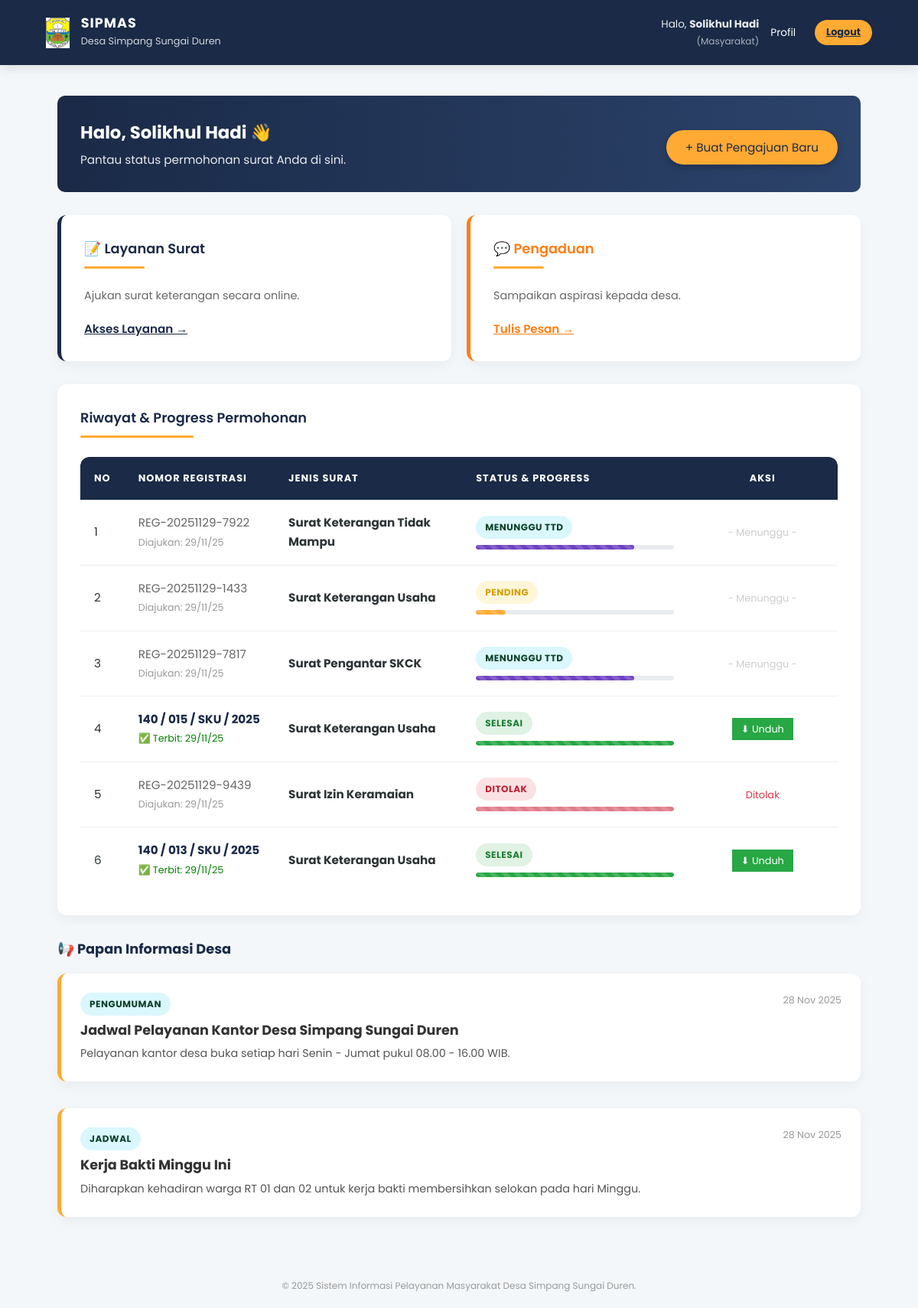
Page /index.php?page=dashboard_warga (signed in) on the committed database.
### tables this page shows
CREATE TABLE `permohonan` (
  `id` int(11) NOT NULL,
  `user_id` int(11) NOT NULL,
  `layanan_id` int(11) NOT NULL,
  `nomor_tiket` varchar(50) NOT NULL,
  `data_pengaju` text DEFAULT NULL,
  `status` enum('pending','verifikasi_admin','menunggu_kades','disetujui','ditolak','selesai') DEFAULT 'pending',
  `diverifikasi_oleh_admin_id` int(11) DEFAULT NULL,
  `disetujui_oleh_kades_id` int(11) DEFAULT NULL,
  `ditolak_oleh_admin_id` int(11) DEFAULT NULL,
  `keterangan_status` text DEFAULT NULL,
  `status_arsip` tinyint(1) DEFAULT 0,
  `created_at` timestamp NOT NULL DEFAULT current_timestamp(),
  `updated_at` timestamp NOT NULL DEFAULT current_timestamp() ON UPDATE current_timestamp()
);

CREATE TABLE `jenis_layanan` (
  `id` int(11) NOT NULL,
  `nama_layanan` varchar(100) NOT NULL,
  `kode_surat` varchar(20) NOT NULL,
  `syarat_dokumen` text DEFAULT NULL,
  `is_active` tinyint(1) DEFAULT 1
);

CREATE TABLE `surat_digital` (
  `id` int(11) NOT NULL,
  `permohonan_id` int(11) NOT NULL,
  `nomor_surat_resmi` varchar(100) NOT NULL,
  `isi_surat` text NOT NULL,
  `tanggal_dibuat` timestamp NOT NULL DEFAULT current_timestamp()
);

CREATE TABLE `informasi` (
  `id` int(11) NOT NULL,
  `judul` varchar(200) NOT NULL,
  `kategori` enum('Pengumuman','Berita','Jadwal') NOT NULL,
  `isi_konten` text NOT NULL,
  `tanggal_posting` datetime DEFAULT current_timestamp(),
  `created_by` int(11) NOT NULL
);

### controllers/PermohonanController.php (called while the page is built, shortened)
<?php
class PermohonanController {
    private $conn;
    public function __construct($db) {
        $this->conn = $db;
    }
    public function getRiwayatUser($userId) {
        $query = "SELECT p.*, l.nama_layanan, sd.nomor_surat_resmi
                  FROM permohonan p
                  JOIN jenis_layanan l ON p.layanan_id = l.id
                  LEFT JOIN surat_digital sd ON sd.permohonan_id = p.id
                  WHERE p.user_id = ?
                  ORDER BY p.created_at DESC";
        $stmt = $this->conn->prepare($query);
        $stmt->execute([$userId]);
        return $stmt->fetchAll();
    }
}
?>

### controllers/InfoController.php (called while the page is built, shortened)
<?php
class InfoController {
    private $conn;
    public function __construct($db) {
        $this->conn = $db;
    }
    public function getAllInfo() {
        $query = "SELECT i.*, u.nama_lengkap as penulis
                  FROM informasi i
                  JOIN users u ON i.created_by = u.id
                  ORDER BY i.tanggal_posting DESC";
        $stmt = $this->conn->prepare($query);
        $stmt->execute();
        return $stmt->fetchAll();
    }
}
?>

### views/masyarakat/dashboard.php (the view, shortened to what this page needs)
<section>
    <div style="background: linear-gradient(to right, #1a2a47, #2c436b); color: white; padding: 30px; border-radius: 10px; margin-bottom: 30px; display: flex; justify-content: space-between; align-items: center; flex-wrap: wrap;">
        <div>
            <h2 style="margin: 0; color: white;">Halo, <?= htmlspecialchars($_SESSION['nama']) ?> 👋</h2>
            <p style="margin: 5px 0 0; opacity: 0.9;">Pantau status permohonan surat Anda di sini.</p>
        </div>
        <div style="margin-top: 10px;">
            <a href="index.php?page=ajukan_surat" class="btn-warning" style="padding: 12px 25px; border-radius: 30px; text-decoration: none; box-shadow: 0 4px 10px rgba(0,0,0,0.2);">
                + Buat Pengajuan Baru
            </a>
        </div>
    </div>
    <div style="display: grid; grid-template-columns: repeat(auto-fit, minmax(250px, 1fr)); gap: 20px; margin-bottom: 30px;">
        <a href="index.php?page=ajukan_surat" style="text-decoration: none; color: inherit;">
            <div class="card" style="border-left: 5px solid var(--primary); margin: 0; height: 100%; transition: transform 0.2s, box-shadow 0.2s;">
                <h3 style="border: none; margin-bottom: 10px; color: var(--primary);">📝 Layanan Surat</h3>
                <p style="color: #666; font-size: 0.9rem; margin-bottom: 20px;">Ajukan surat keterangan secara online.</p>
                <span style="color: var(--primary); font-weight: 600; text-decoration: underline;">Akses Layanan &rarr;</span>
            </div>
        </a>
        <a href="index.php?page=pengaduan_saya" style="text-decoration: none; color: inherit;">
            <div class="card" style="border-left: 5px solid #fd7e14; margin: 0; height: 100%; transition: transform 0.2s, box-shadow 0.2s;">
                <h3 style="border: none; margin-bottom: 10px; color: #fd7e14;">💬 Pengaduan</h3>
                <p style="color: #666; font-size: 0.9rem; margin-bottom: 20px;">Sampaikan aspirasi kepada desa.</p>
                <span style="color: #fd7e14; font-weight: 600; text-decoration: underline;">Tulis Pesan &rarr;</span>
            </div>
        </a>
    </div>
    <div class="card">
        <h3 style="margin-top: 0; border-bottom: none;">Riwayat & Progress Permohonan</h3>
        <div class="table-responsive">
            <table style="width: 100%;">
                <thead>
                    <tr>
                        <th style="width: 5%;">No</th>
                        <th style="width: 20%;">Nomor Registrasi</th>
                        <th style="width: 25%;">Jenis Surat</th>
                        <th style="width: 30%;">Status & Progress</th>
                        <th style="width: 20%; text-align: center;">Aksi</th>
                    </tr>
                </thead>
                <tbody>
                    <?php if (empty($riwayat)): ?>
                        <tr><td colspan="5" style="text-align: center; color: #888; padding: 30px;">Belum ada riwayat permohonan.</td></tr>
                    <?php else: ?>
                        <?php $no=1; foreach ($riwayat as $r): ?>
                            <tr>
                                <td data-label="No"><?= $no++ ?></td>
                                <td data-label="Nomor">
                                    <?php if($r->nomor_surat_resmi): ?>
                                        <span style="font-weight:bold; color:var(--primary);"><?= $r->nomor_surat_resmi ?></span><br>
                                        <small style="color:green;">✅ Terbit: <?= date('d/m/y', strtotime($r->updated_at)) ?></small>
                                    <?php else: ?>
                                        <span style="color:#666;"><?= $r->nomor_tiket ?></span><br>
                                        <small style="color:#999;">Diajukan: <?= date('d/m/y', strtotime($r->created_at)) ?></small>
                                    <?php endif; ?>
                                </td>
                                <td data-label="Jenis"><strong><?= htmlspecialchars($r->nama_layanan) ?></strong></td>
                                <td data-label="Progress">
                                    <?php
                                        $label = ucfirst(str_replace('_', ' ', $r->status));
                                        $badgeClass = 'badge-warning';
                                        $progClass = 'prog-pending';
                                        if ($r->status == 'verifikasi_admin') { $progClass = 'prog-verifikasi'; $label = "Verifikasi Admin"; }
                                        elseif ($r->status == 'menunggu_kades') { $progClass = 'prog-ttd'; $label = "Menunggu TTD"; $badgeClass = 'badge-info'; }
                                        elseif ($r->status == 'disetujui' || $r->status == 'selesai') { $progClass = 'prog-selesai'; $label = "Selesai"; $badgeClass = 'badge-success'; }
                                        elseif ($r->status == 'ditolak') { $progClass = 'prog-tolak'; $badgeClass = 'badge-danger'; }
                                    ?>
                                    <div style="display:flex; justify-content:space-between; font-size:0.75rem; margin-bottom:5px;">
                                        <span class="badge <?= $badgeClass ?>"><?= $label ?></span>
                                    </div>
                                    <div class="progress-track"><div class="progress-fill <?= $progClass ?>"></div></div>
                                </td>
                                <td data-label="Aksi" style="text-align: center;">
                                    <?php if ($r->status == 'disetujui' || $r->status == 'selesai'): ?>
                                        <a href="index.php?page=cetak_surat&id=<?= $r->id ?>" target="_blank" class="btn-success" style="padding: 6px 12px; font-size: 0.8rem; text-decoration:none; color:white;">⬇ Unduh</a>
                                    <?php elseif($r->status == 'ditolak'): ?>
                                        <span style="color: var(--danger); font-size: 13px;">Ditolak</span>
                                    <?php else: ?>
                                        <span style="color: #ccc; font-size:0.8rem;">- Menunggu -</span>
                                    <?php endif; ?>
                                </td>
                            </tr>
                        <?php endforeach; ?>
                    <?php endif; ?>
                </tbody>
            </table>
        </div>
    </div>
    <div style="margin-top: 30px;">
        <h3 style="color: var(--primary);">📢 Papan Informasi Desa</h3>
        <?php if(empty($daftarInfo)): ?>
            <p style="color: #666;">Tidak ada pengumuman terbaru.</p>
        <?php else: ?>
            <div style="display: grid; gap: 15px;">
                <?php foreach($daftarInfo as $info): ?>
                    <div class="info-card">
                        <div style="display: flex; justify-content: space-between; margin-bottom: 5px;">
                            <span class="badge badge-info"><?= htmlspecialchars($info->kategori) ?></span>
                            <small style="color: #999;"><?= date('d M Y', strtotime($info->tanggal_posting)) ?></small>
                        </div>
                        <h4 style="margin: 5px 0; color: #333; font-size: 1.1rem;"><?= htmlspecialchars($info->judul) ?></h4>
                        <p style="color: #555; font-size: 0.9rem; margin: 0;"><?= nl2br(htmlspecialchars($info->isi_konten)) ?></p>
                    </div>
                <?php endforeach; ?>
            </div>
        <?php endif; ?>
    </div>
</section>

### assets/css/style.css (style rules this page uses)
:root { --primary: #1a2a47; --primary-gradient: linear-gradient(135deg, #1a2a47 0%, #243b55 100%); --accent: #ffaa33; --accent-gradient: linear-gradient(135deg, #ffaa33 0%, #e6952e 100%); --primary-color: #1a2a47; --accent-color: #ffaa33; --success-color: #28a745; --danger-color: #dc3545; --success: #28a745; --danger: #dc3545; --warning: #ffc107; --bg-body: #f4f7fa; --bg-glass: rgba(255, 255, 255, 0.95); --bg-card: #ffffff; --text-main: #2d3436; --text-muted: #636e72; --radius: 12px; --shadow-soft: 0 5px 15px rgba(0, 0, 0, 0.05); --shadow-float: 0 15px 35px rgba(26, 42, 71, 0.15); --transition: all 0.3s cubic-bezier(0.4, 0, 0.2, 1); }
* { box-sizing: border-box; }
body { font-family: 'Poppins', sans-serif; background-color: var(--bg-body); color: var(--text-main); margin: 0; padding: 0; font-size: 0.95rem; line-height: 1.6; }
.card { background: var(--bg-card); border-radius: var(--radius); box-shadow: var(--shadow-soft); padding: 30px; margin-bottom: 30px; border: none; transition: var(--transition); position: relative; overflow: hidden; }
.card h3 { margin-top: 0; margin-bottom: 25px; color: var(--primary); font-weight: 600; position: relative; display: inline-block; }
.card h3::after { content: ''; display: block; width: 50%; height: 3px; background: var(--accent); margin-top: 8px; border-radius: 2px; }
.btn-warning { background-color: var(--accent); color: var(--primary); }
.btn-success { background-color: var(--success); color: white; }
.table-responsive { overflow-x: auto; border-radius: var(--radius); }
table { width: 100%; border-collapse: separate; border-spacing: 0; background: white; }
table th { background-color: var(--primary); color: white; padding: 18px; text-transform: uppercase; font-size: 0.8rem; letter-spacing: 1px; text-align: left; }
table th:first-child { border-top-left-radius: 10px; }
table th:last-child { border-top-right-radius: 10px; }
table td { padding: 18px; border-bottom: 1px solid #f0f0f0; vertical-align: middle; }
table tr:last-child td { border-bottom: none; }
.badge { padding: 8px 15px; border-radius: 50px; font-size: 0.7rem; font-weight: 800; text-transform: uppercase; letter-spacing: 0.5px; display: inline-flex; align-items: center; justify-content: center; white-space: nowrap; vertical-align: middle; line-height: normal; }
.badge-warning { background: rgba(255, 193, 7, 0.15); color: #d39e00; }
.badge-success { background: rgba(40, 167, 69, 0.15); color: #1e7e34; }
.badge-danger { background: rgba(220, 53, 69, 0.15); color: #bd2130; }
.badge-info { background: rgba(13, 202, 240, 0.15); color: #0c4128; }
.badge { padding: 6px 12px; border-radius: 30px; font-size: 0.75rem; font-weight: 700; text-transform: uppercase; }
.info-card { background: white; padding: 25px; border-radius: var(--radius); border-left: 5px solid var(--accent); box-shadow: var(--shadow-soft); margin-bottom: 20px; }
td .btn-success, td .btn-primary, td .btn-danger, td .btn-warning { white-space: nowrap; margin: 0 2px; }
.progress-track { width: 100%; height: 6px; background-color: #e9ecef; border-radius: 10px; margin-top: 8px; overflow: hidden; }
.progress-fill { height: 100%; border-radius: 10px; transition: width 1s ease-in-out; background-image: linear-gradient(45deg,rgba(255,255,255,.15) 25%,transparent 25%,transparent 50%,rgba(255,255,255,.15) 50%,rgba(255,255,255,.15) 75%,transparent 75%,transparent); background-size: 1rem 1rem; }
.prog-pending { width: 15%; background-color: #ffaa33; }
.prog-ttd { width: 80%; background-color: #6f42c1; }
.prog-selesai { width: 100%; background-color: #28a745; }
.prog-tolak { width: 100%; background-color: #dc3545; opacity: 0.6; }

### rows in the picture
permohonan: nomor_tiket "REG-20251129-7922", created_at "29/11/25", layanan.nama_layanan "Surat Keterangan Tidak Mampu", status "MENUNGGU TTD", shows "- Menunggu -"
permohonan: nomor_tiket "REG-20251129-1433", created_at "29/11/25", layanan.nama_layanan "Surat Keterangan Usaha", status "PENDING", shows "- Menunggu -"
permohonan: nomor_tiket "REG-20251129-7817", created_at "29/11/25", layanan.nama_layanan "Surat Pengantar SKCK", status "MENUNGGU TTD", shows "- Menunggu -"
permohonan: surat_digital.nomor_surat_resmi "140 / 015 / SKU / 2025", updated_at "29/11/25", layanan.nama_layanan "Surat Keterangan Usaha", status "SELESAI"
permohonan: nomor_tiket "REG-20251129-9439", created_at "29/11/25", layanan.nama_layanan "Surat Izin Keramaian", status "DITOLAK", shows "Ditolak"
permohonan: surat_digital.nomor_surat_resmi "140 / 013 / SKU / 2025", updated_at "29/11/25", layanan.nama_layanan "Surat Keterangan Usaha", status "SELESAI"
informasi: kategori "PENGUMUMAN", tanggal_posting "28 Nov 2025", judul "Jadwal Pelayanan Kantor Desa Simpang Sungai Duren", isi_konten "Pelayanan kantor desa buka setiap hari Senin - Jumat pukul 08.00 - 16.00 WIB."
informasi: kategori "JADWAL", tanggal_posting "28 Nov 2025", judul "Kerja Bakti Minggu Ini", isi_konten "Diharapkan kehadiran warga RT 01 dan 02 untuk kerja bakti membersihkan selokan pada hari Minggu."

### other values in the picture
$nama "Solikhul Hadi"
$role "Masyarakat"
$_SESSION['nama'] "Solikhul Hadi"
